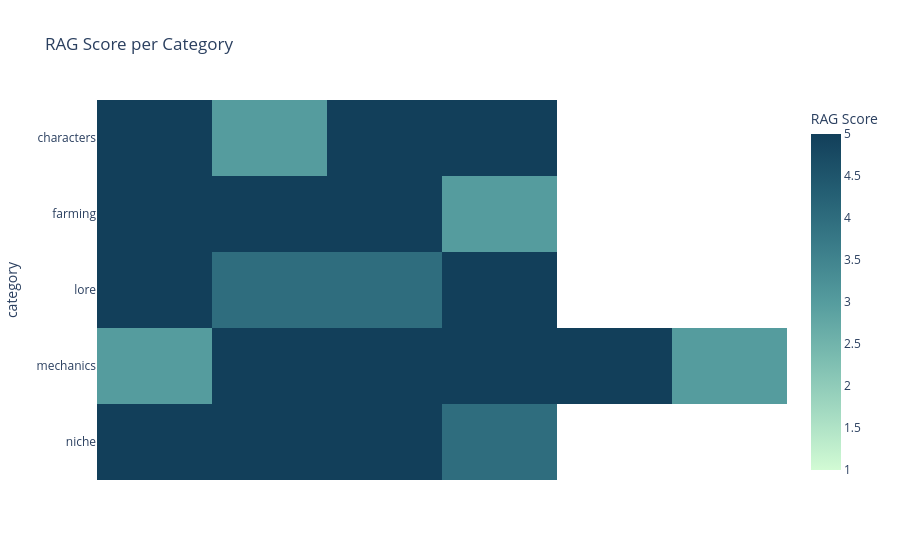

Here is the notebook cell this chart was saved with:
### Code cell
fig = px.imshow(
    combined_results.pivot(index="category", columns="q_idx", values="rag_rating"),
    color_continuous_scale="darkmint",
    zmin=1, zmax=5,
    aspect="auto",
    labels={"color": "RAG Score"},
    title="RAG Score per Category"
)

fig.update_traces(
    customdata=pivot_custom["question"],
    hovertemplate="<b>%{customdata}</b><br>" +
                  "RAG Score: %{z}<extra></extra>"
)

fig.update_xaxes(visible=False)
fig.update_layout(plot_bgcolor="rgba(0,0,0,0)")
fig.show()

### Figure 1 — Plotly figure (JSON) as saved in the notebook; plotly's stock layout.template omitted (floating-point values rounded to 4 significant figures)
{"data": [{"coloraxis": "coloraxis", "customdata": [["When is Penny's birthday and who's her mom?", "What gifts does Haley love? I keep giving her stuff and she hates it.", "I'm confused about Sebastian's family — how is he related to Robin, Demetrius, and Maru?", "How do i get the tea sapling recipe?", null, null], ["How much does Starfruit sell for and how long does it take to grow?", "I just found an Ancient Seed — how long until I get fruit from it and does it keep producing?", "I got some Coffee Beans — how do I grow them and turn them into Coffee?", "How is the sell price for jelly and pickles calculated? Also, which crops can become giant crops?", null, null], ["I donated all four Dwarf Scrolls to the museum — what do I get?", "When is the Stardew Valley Fair and how many Star Tokens do I need for the Stardrop?", "There's some war mentioned in the game — who's fighting who and which character was involved?", "I'm going the Joja route — how much does each project on the development form cost?", null, null], ["Where do I find Iron Ore in the mines, and what do I get for reaching the bottom?", "What do I need to craft an Iridium Sprinkler and how big is the area it waters?", "How much does it cost to upgrade my tools at the blacksmith? I want to plan ahead.", "How much gold do I need to complete all the Vault bundles, and what's the reward?", "How do I make blue chickens?", "How do I raise a dinosaur?"], ["How do I get the Galaxy Sword? I heard it's in the desert somewhere.", "I found Secret Note #23 about bringing something to the Secret Woods — what do I bring and what happens?", "I want to forge my Galaxy Sword into the Infinity Blade — what materials do I need exactly?", "How do I get the Junimo Plush? I saw something about it being hidden somewhere in town.", null, null]], "hovertemplate": "<b>%{customdata}</b><br>RAG Score: %{z}<extra></extra>", "name": "0", "type": "heatmap", "x": [0, 1, 2, 3, 4, 5], "xaxis": "x", "y": ["characters", "farming", "lore", "mechanics", "niche"], "yaxis": "y", "z": [[5.0, 3.0, 5.0, 5.0, NaN, NaN], [5.0, 5.0, 5.0, 3.0, NaN, NaN], [5.0, 4.0, 4.0, 5.0, NaN, NaN], [3.0, 5.0, 5.0, 5.0, 5.0, 3.0], [5.0, 5.0, 5.0, 4.0, NaN, NaN]]}], "layout": {"coloraxis": {"cmax": 5, "cmin": 1, "colorbar": {"title": {"text": "RAG Score"}}, "colorscale": [[0, "rgb(210, 251, 212)"], [0.1667, "rgb(165, 219, 194)"], [0.3333, "rgb(123, 188, 176)"], [0.5, "rgb(85, 156, 158)"], [0.6667, "rgb(58, 124, 137)"], [0.8333, "rgb(35, 93, 114)"], [1, "rgb(18, 63, 90)"]]}, "plot_bgcolor": "rgba(0,0,0,0)", "title": {"text": "RAG Score per Category"}, "xaxis": {"anchor": "y", "domain": [0, 1], "title": {"text": "q_idx"}, "visible": false}, "yaxis": {"anchor": "x", "autorange": "reversed", "domain": [0, 1], "title": {"text": "category"}}}}
